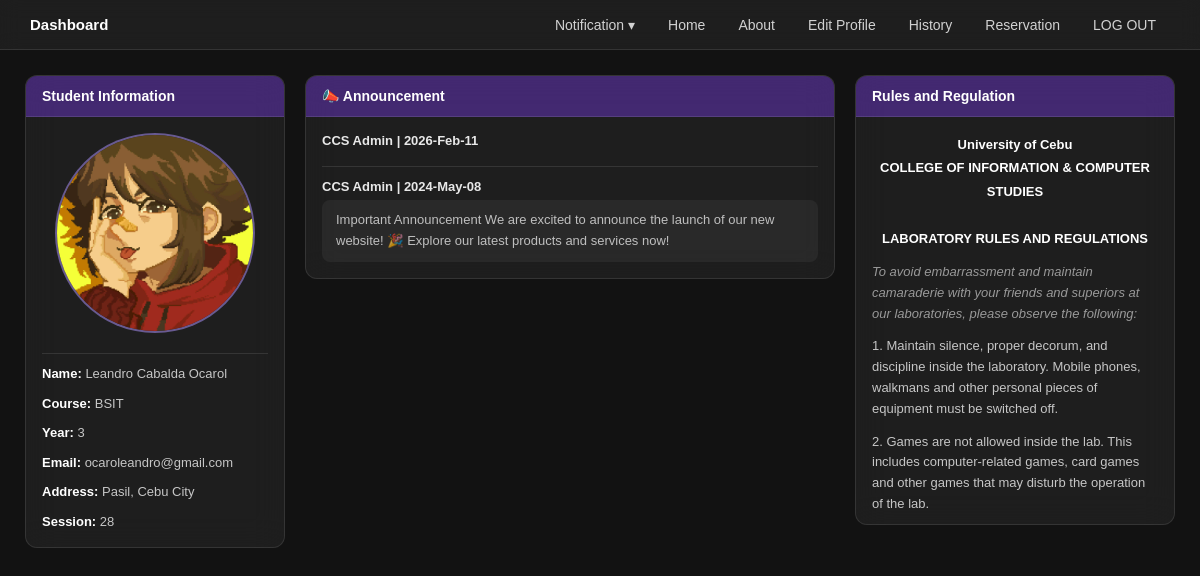
Before: /home.php (signed in) with the older database file.
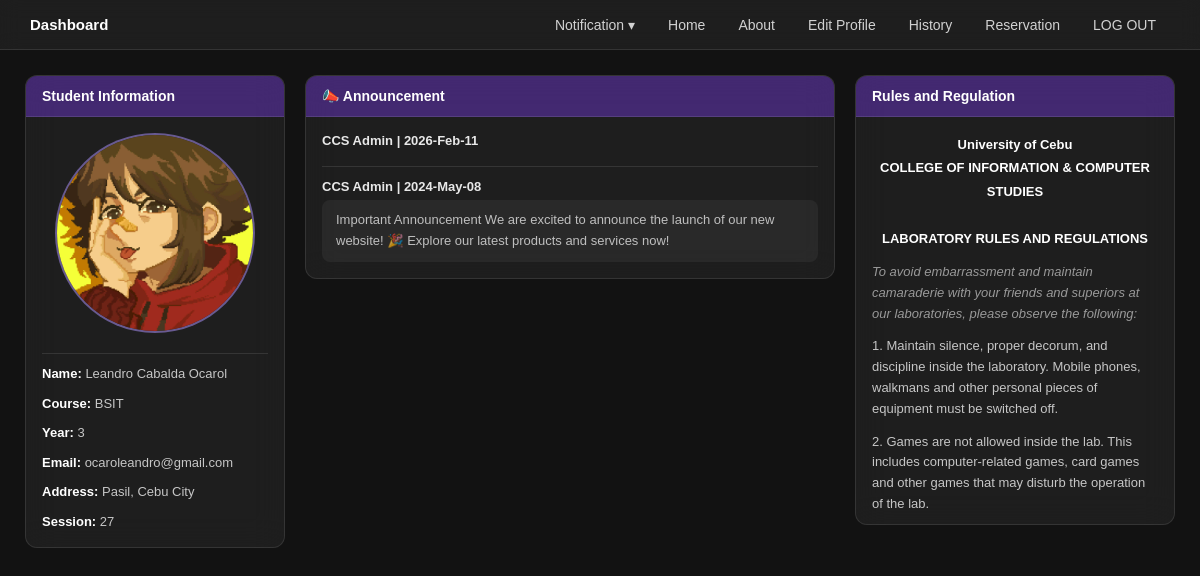
After: the same page with the newer database file.
### tables this page shows
CREATE TABLE `students` (
  `id` int(11) NOT NULL,
  `last_name` varchar(50) NOT NULL,
  `first_name` varchar(50) NOT NULL,
  `middle_name` varchar(50) DEFAULT NULL,
  `student_password` varchar(100) NOT NULL,
  `course` varchar(50) NOT NULL,
  `course_level` int(11) NOT NULL,
  `email` varchar(50) NOT NULL,
  `address` varchar(75) NOT NULL,
  `profile_image` varchar(100) DEFAULT 'IMG_Default.jpg',
  `Session` int(11) DEFAULT 30
);

### home.php (the view, shortened to what this page needs)
<?php
require_once "includes/dbh.inc.php";
$query = "SELECT * FROM students WHERE id = ?";
$stmt  = $pdo->prepare($query);
$stmt->execute([$_SESSION["id"]]);
$student = $stmt->fetch(PDO::FETCH_ASSOC);
?>
<!DOCTYPE html>
<html lang="en">
<head>
    <link rel="stylesheet" href="/MonitoringSystem/style.css">
</head>
<body>
    <nav>
        <span class="nav-brand">Dashboard</span>
        <ul class="nav-links">
            <li class="dropdown"><a href="#">Notification &#9662;</a></li>
            <li><a href="home.php">Home</a></li>
            <li><a href="#">About</a></li>
            <li><a href="editProfile.php">Edit Profile</a></li>
            <li><a href="#">History</a></li>
            <li><a href="#">Reservation</a></li>
            <li><a href="logout.php">LOG OUT</a></li>
        </ul>
    </nav>
    <div class="dashboard-container">
        <div class="dashboard-panel">
            <div class="panel-header">Student Information</div>
            <div class="panel-body student-info">
                <div class="student-avatar">
                    <img src="images/students/<?php echo !empty($student['profile_image']) ? htmlspecialchars($student['profile_image']) : 'IMG_Default.jpg'; ?>" alt="Avatar">
                </div>
                <hr>
                <p><strong>Name:</strong> <?php echo htmlspecialchars($student['first_name'] . ' ' . $student['middle_name'] . ' ' . $student['last_name']); ?></p>
                <p><strong>Course:</strong> <?php echo htmlspecialchars($student['course']); ?></p>
                <p><strong>Year:</strong> <?php echo htmlspecialchars($student['course_level']); ?></p>
                <p><strong>Email:</strong> <?php echo htmlspecialchars($student['email']); ?></p>
                <p><strong>Address:</strong> <?php echo htmlspecialchars($student['address']); ?></p>
                <p><strong>Session:</strong> <?php echo (int) $student['Session']; ?></p>
            </div>
        </div>
        <div class="dashboard-panel">
            <div class="panel-header">&#128227; Announcement</div>
            <div class="panel-body announcement-body">
                <div class="announcement-item">
                    <p class="announcement-meta">CCS Admin | 2026-Feb-11</p>
                </div>
                <hr>
                <div class="announcement-item">
                    <p class="announcement-meta">CCS Admin | 2024-May-08</p>
                    <div class="announcement-content">
                        <p>Important Announcement We are excited to announce the launch of our new website! 🎉 Explore our latest products and services now!</p>
                    </div>
                </div>
            </div>
        </div>
        <div class="dashboard-panel">
            <div class="panel-header">Rules and Regulation</div>
            <div class="panel-body rules-body">
                <p class="rules-institution">University of Cebu<br>COLLEGE OF INFORMATION &amp; COMPUTER STUDIES<br><br>LABORATORY RULES AND REGULATIONS</p>
                <p class="rules-intro">To avoid embarrassment and maintain camaraderie with your friends and superiors at our laboratories, please observe the following:</p>
                <p>1. Maintain silence, proper decorum, and discipline inside the laboratory. Mobile phones, walkmans and other personal pieces of equipment must be switched off.</p>
                <p>2. Games are not allowed inside the lab. This includes computer-related games, card games and other games that may disturb the operation of the lab.</p>
            </div>
        </div>
    </div>
</body>
</html>

### style.css (style rules this page uses)
* { margin: 0; padding: 0; box-sizing: border-box; }
body { font-family: Arial, sans-serif; min-height: 100vh; background-color: #121212; }
nav { background-color: rgba(255, 255, 255, 0.05); backdrop-filter: blur(10px); border-bottom: 1px solid rgba(255, 255, 255, 0.1); height: 50px; padding: 12px 30px; display: flex; justify-content: space-between; align-items: center; }
.nav-brand { color: white; font-size: 15px; font-weight: bold; }
.nav-links { list-style: none; display: flex; gap: 5px; }
.nav-links a { color: rgba(255, 255, 255, 0.8); text-decoration: none; padding: 6px 14px; border-radius: 5px; font-size: 14px; }
.dropdown { position: relative; }
.dashboard-container { display: flex; gap: 20px; padding: 25px; align-items: flex-start; }
.dashboard-panel { background-color: rgba(255, 255, 255, 0.05); backdrop-filter: blur(16px); border: 1px solid rgba(255, 255, 255, 0.1); border-radius: 12px; overflow: hidden; display: flex; flex-direction: column; }
.dashboard-panel:nth-child(1) { width: 260px; flex-shrink: 0; }
.dashboard-panel:nth-child(2) { flex: 1; }
.dashboard-panel:nth-child(3) { width: 320px; height: 450px; flex-shrink: 0; }
.panel-header { background-color: rgba(124, 58, 237, 0.4); color: white; font-size: 14px; font-weight: bold; padding: 12px 16px; border-bottom: 1px solid rgba(255, 255, 255, 0.1); }
.panel-body { padding: 16px; color: rgba(255, 255, 255, 0.85); font-size: 14px; }
.student-info { display: flex; flex-direction: column; gap: 10px; }
.student-avatar { display: flex; justify-content: center; align-items: center; margin-bottom: 10px; }
.student-avatar img { width: 200px; height: 200px; border-radius: 50%; object-fit: cover; border: 2px solid rgba(167, 139, 250, 0.5); background-color: rgba(255, 255, 255, 0.05); }
.student-info hr { border: none; border-top: 1px solid rgba(255, 255, 255, 0.1); }
.student-info p { font-size: 13px; color: rgba(255, 255, 255, 0.75); line-height: 1.5; }
.student-info p strong { color: white; }
.announcement-body { display: flex; flex-direction: column; gap: 12px; max-height: 400px; overflow-y: auto; }
.announcement-body hr { border: none; border-top: 1px solid rgba(255, 255, 255, 0.1); }
.announcement-meta { font-size: 13px; font-weight: bold; color: rgba(255, 255, 255, 0.9); margin-bottom: 6px; }
.announcement-content { background-color: rgba(255, 255, 255, 0.05); border-radius: 8px; padding: 10px 14px; font-size: 13px; color: rgba(255, 255, 255, 0.7); line-height: 1.6; }
.rules-body { display: flex; flex-direction: column; gap: 12px; max-height: 400px; overflow-y: auto; }
.rules-body p { font-size: 13px; color: rgba(255, 255, 255, 0.75); line-height: 1.6; }
.rules-institution { font-size: 13px !important; font-weight: bold !important; color: white !important; text-align: center !important; line-height: 1.8 !important; }
.rules-intro { font-style: italic; color: rgba(255, 255, 255, 0.55) !important; }

Changed rows visible on the page:
changed students "Leandro Cabalda Ocarol": Session "28" → "27"
